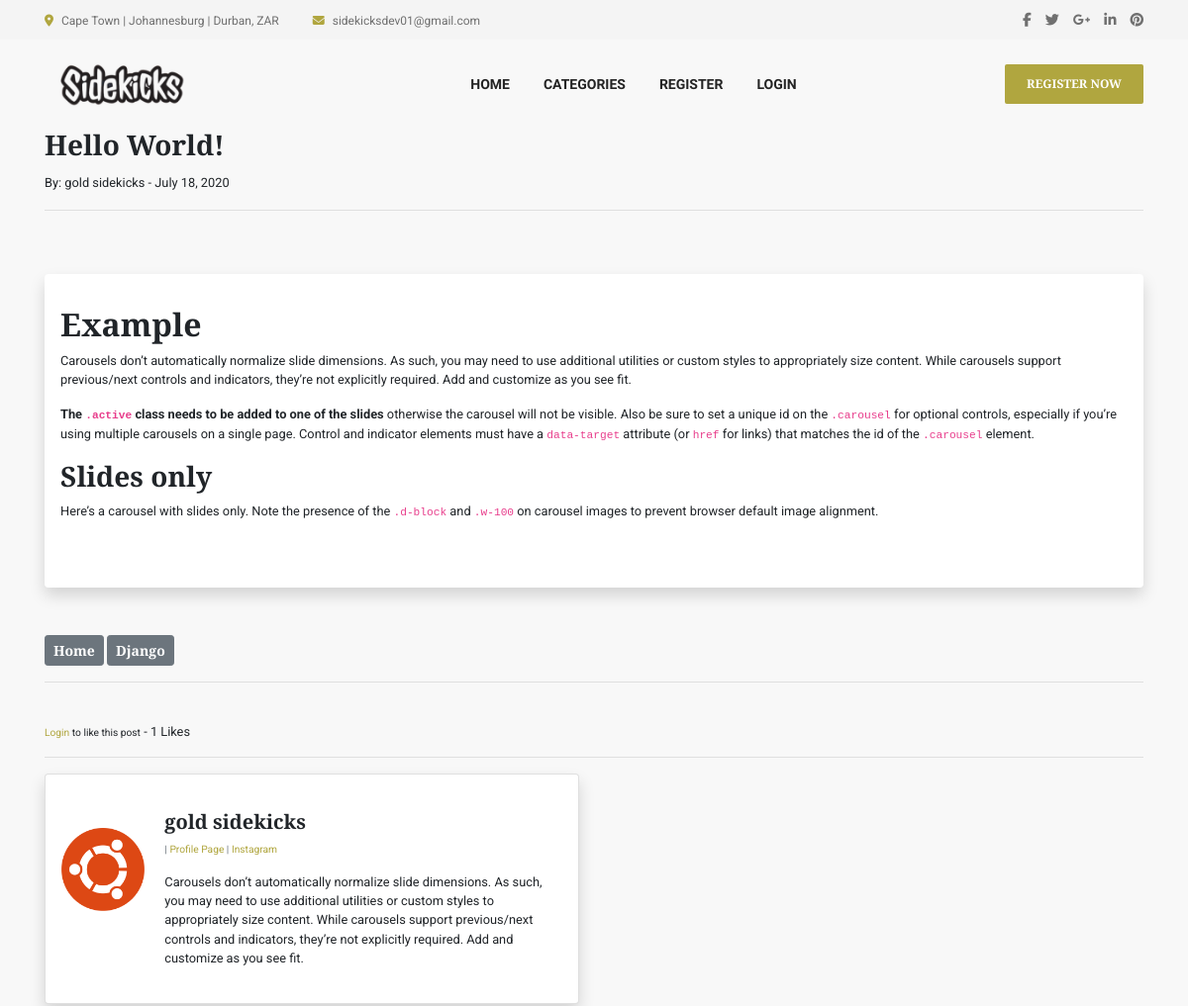
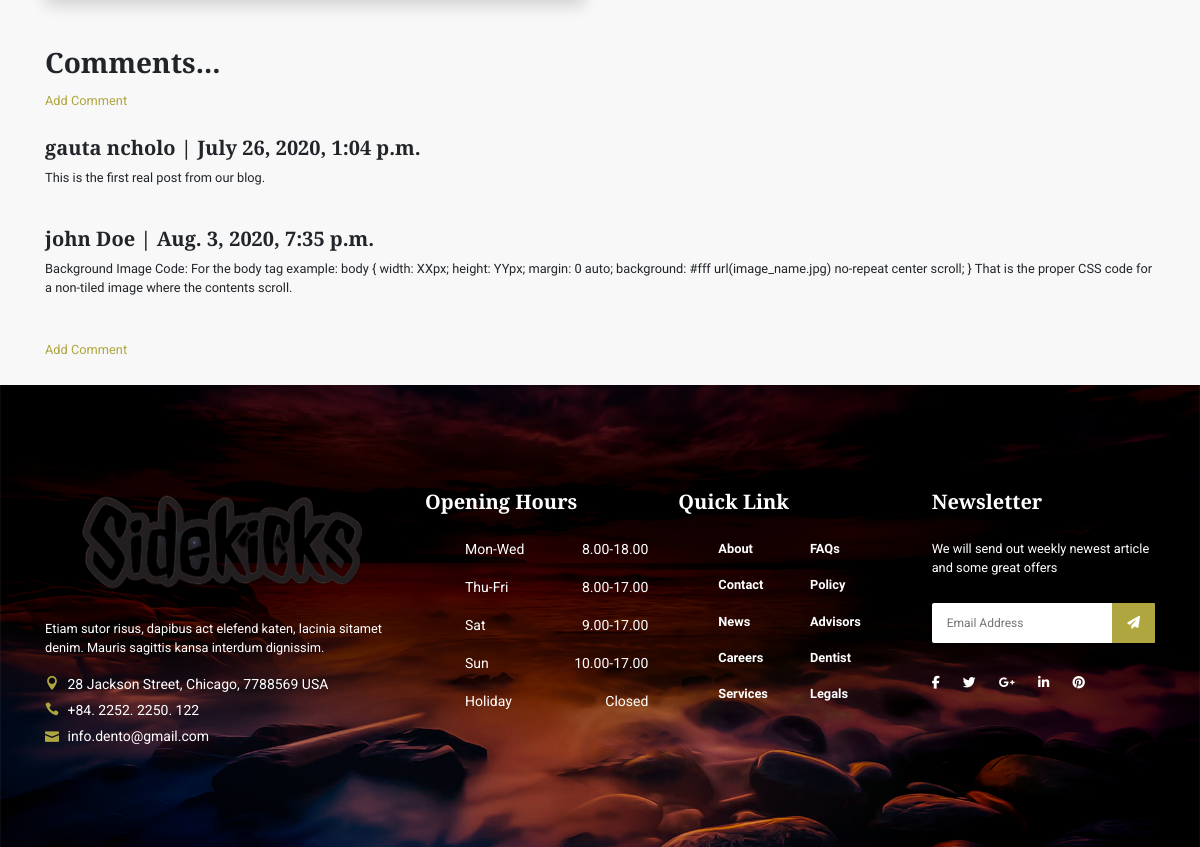
Screenshot of /article/56 with the database file from the repository (2 pictures, top to bottom).
### myblog/models.py (models this page shows, shortened)
class Post(models.Model):
    title = models.CharField(max_length=255)
    header_image = models.ImageField(null=True, blank=True, upload_to="images/")
    title_tag = models.CharField(max_length=255)
    author = models.ForeignKey(User, on_delete=models.CASCADE)
    body = RichTextField(blank=True, null=True)
    post_date = models.DateField(auto_now_add=True)
    category = models.CharField(max_length=255, default='coding')
    snippet = models.CharField(max_length=255, null=True, blank=True)
    likes = models.ManyToManyField(User, related_name="blog_posts")
    def total_likes(self):
        return self.likes.count()

class Profile(models.Model):
    user = models.OneToOneField(User, null=True, on_delete=models.CASCADE)
    bio = models.TextField()
    profile_pic = models.ImageField(null=True, blank=True, upload_to="images/profile/")
    website_url = models.CharField(max_length=255, null=True, blank=True)
    instagram_url = models.CharField(max_length=255, null=True, blank=True)
    facebook_url = models.CharField(max_length=255, null=True, blank=True)
    twitter_url = models.CharField(max_length=255, null=True, blank=True)
    pintrerest_url = models.CharField(max_length=255, null=True, blank=True)
    youtube_url = models.CharField(max_length=255, null=True, blank=True)

class Comment(models.Model):
    post = models.ForeignKey(Post, related_name="comments", on_delete=models.CASCADE)
    name = models.CharField(max_length=255)
    body = models.TextField()
    date_added = models.DateTimeField(auto_now_add=True)

### myblog/views.py (the view)
# urls.py: path('article/<int:pk>', ArticleDetailView.as_view(), name="article-detail"),
class ArticleDetailView(DetailView):
    model = Post
    template_name = 'article_details.html'
    def get_context_data(self, *args, **kwargs):
        cat_menu = Category.objects.all()
        context = super(ArticleDetailView, self).get_context_data( *args, **kwargs)
        stuff = get_object_or_404(Post, id=self.kwargs['pk'])
        total_likes = stuff.total_likes()
        liked = False
        if stuff.likes.filter(id=self.request.user.id).exists():
            liked = True
        context["cat_menu"] = cat_menu
        context["total_likes"] = total_likes
        context["liked"] = liked
        return context

### myblog/templates/article_details.html (shortened to what this page needs)
{% extends 'base.html' %}
{% load static %}
{% block content %}
<h3 class="userid">{{ post.title }}</h3>
<small>By:
  {{ post.author.first_name }}
  {{ post.author.last_name }} -
  {{ post.post_date }}
<hr>
<br />
<br>
<div class="shadow p-3 mb-5 bg-white rounded">
  <p class="details">{{ post.body|safe }}</p>
</div>
<a href="{% url 'home' %}" class="btn btn-secondary btn-sm">Home</a>
<a href="{% url 'category' post.category|slugify %}" class="btn btn-secondary btn-sm">{{ post.category|title  }}</a>
<br>
<hr>
<br>
<form action="{% url 'like_post' post.pk %}" method="POST">
  {% if user.is_authenticated %}
  {% if liked %}
  <button type="submit" , name="post_id" , value="{{ post.id }}" , class="btn btn-danger btn-sm">Unlike</button>
  {% else %}
  <button type="submit" , name="post_id" , value="{{ post.id }}" , class="btn btn-primary btn-sm">Like</button>
  {% endif %}
  {% else %}
  <small><a href="{% url 'login' %}">Login</a> to like this post</small>
  {% endif %}
  - {{ total_likes }} Likes
</form>
<hr>
<div class="card mb-3 shadow p-3 mb-5 bg-white rounded" style="max-width: 540px;">
  <div class="row no-gutters">
    <div class="col-md-2">
      <br><br>
      {% if post.author.profile.profile_pic %}
      <img src="{{ post.author.profile.profile_pic.url }}" class="card-img userpic">
      {% else %}
      <img src="{% static 'myblog/images/img01.png'%}" class="card-img userpic">
      {% endif %}
    </div>
    <div class="col-md-10">
      <div class="card-body">
        <h5 class="userid">
          {{ post.author.first_name }}
          {{ post.author.last_name }}
        </h5>
        <p class="small text-muted">
          | <a href="{% url 'show_profile_page' post.author.profile.id %}">Profile Page</a>
          {% if post.author.profile.instagram_url %}
          | <a href="{{ post.author.profile.instagram_url }}">Instagram</a>
          {% endif %}
        </p>
        {% if  post.author.profile.bio %}
        <p class="card-text">{{ post.author.profile.bio }}</p>
        {% else %}
        <p class="card-text">Working on my bio...</p>
        {% endif %}
      </div>
    </div>
  </div>
</div>
<H3 class="userid">Comments...</H3>
{% if not post.comments.all %}
<p>No Comments Yet...<a href="{% url 'add_comment' post.pk %}">Add One</a>
  <br><br></p>
{% else %}
<a href="{% url 'add_comment' post.pk %}">Add Comment</a>
<br><br>
{% for comment in post.comments.all %}
<strong>
  <h5 class="userid">
    {{ comment.name }} |
    {{ comment.date_added }}
  </h5>
</strong>
<p class="snip">{{ comment.body }}</p>
<br>
{% endfor %}
<a href="{% url 'add_comment' post.pk %}">Add Comment</a>
{% endif %}
<br><br>
{% endblock %}

### myblog/templates/base.html (shortened to what this page needs)
{% load static %}
<!doctype html>
<html lang="en">
<head>
  <link rel="stylesheet" href="https://stackpath.bootstrapcdn.com/bootstrap/4.5.0/css/bootstrap.min.css"
>
  <link rel="stylesheet" href="{% static 'myblog/css/style.css' %}">
</head>
<body>
  <header class="header-area">
    <div class="top-header-area">
      <div class="container h-100">
        <div class="row h-100 align-items-center">
          <div class="col-6 col-md-9 col-lg-8">
            <div class="top-header-content">
              <a href="#" data-toggle="tooltip" data-placement="bottom" title="Cpt|Jhb|Dbn"><i
                  class="fa fa-map-marker"></i> <span>
                  Cape Town | Johannesburg | Durban, ZAR</span></a>
              <a href="#" data-toggle="tooltip" data-placement="bottom" title="info.dento@gmail.com"><i
                  class="fa fa-envelope"></i> <span>sidekicksdev01@gmail.com</span></a>
            </div>
          </div>
          <div class="col-6 col-md-3 col-lg-4">
            <div class="top-header-social-info text-right">
              <a href="https://www.facebook.com/gauta.ncholo" data-toggle="tooltip" data-placement="bottom"
                title="Facebook"><i class="fa fa-facebook"></i></a>
              <a href="#" data-toggle="tooltip" data-placement="bottom" title="Twitter"><i
                  class="fa fa-twitter"></i></a>
              <a href="#" data-toggle="tooltip" data-placement="bottom" title="Google Plus"><i
                  class="fa fa-google-plus"></i></a>
              <a href="#" data-toggle="tooltip" data-placement="bottom" title="Linkedin"><i
                  class="fa fa-linkedin"></i></a>
              <a href="#" data-toggle="tooltip" data-placement="bottom" title="Pinterest"><i
                  class="fa fa-pinterest"></i></a>
            </div>
          </div>
        </div>
      </div>
    </div>
    <div class="main-header-area">
      <div class="classy-nav-container breakpoint-off">
        <div class="container">
          <nav class="classy-navbar justify-content-between" id="dentoNav">
            <a class="nav-brand" href="{% url 'home' %}"><img src="{% static 'myblog/images/side0.png' %}" alt=""></a>
            <div class="classy-menu">
              <div class="classynav">
                <ul id="nav">
                  <li><a href="{% url 'home' %}">home</a></li>
                  <li><a href="{% url 'category-list' %}">Categories</a></li>
                  {% if user.is_authenticated %}
                  <li><a href="{% url 'add_category' %}">Add Category</a></li>
                  <li><a href="{% url 'logout' %}">Logout</a></li>
                  <li><a href="#">Profile</a>
                    <ul class="dropdown">
                      <li><a href="{% url 'edit_profile' %}">Profile Settings</a></li>
                      {% if  user.profile.id %}
                      <li><a href="{% url 'edit_profile_page' user.profile.id %}">Edit Profile</a></li>
                      <li><a href="{% url 'show_profile_page' user.profile.id %}">Profile</a></li>
                      {% else %}
                      <li><a href="{% url 'create_profile_page' %}">Create Profile</a></li>
                      {% endif %}
                    </ul>
                  </li>
                  {% else %}
                  <li><a href="{% url 'register' %}">Register</a></li>
                  <li><a href="{% url 'login' %}">Login</a></li>
                  {% endif %}
                </ul>
              </div>
            </div>
            {% if user.is_authenticated %}
            <a href="{% url 'add_post' %}" class="btn dento-btn booking-btn">Add Post</a>
            {% else %}
            <a href="{% url 'register' %}" class="btn dento-btn booking-btn">Register Now</a>
            {% endif %}
          </nav>
        </div>
      </div>
    </div>
  </header>
  <div class="container">
    {% block content %}
    {% endblock %}
  </div>
  <footer class="footer-area bg-img bg-gradient-overlay"
    style="background-image: url({% static 'myblog/images/bg.png'%});">
    <div class="container">
      <div class="row">
        <div class="col-12 col-sm-6 col-lg-4">
          <div class="single-footer-widget">
            <a href="{% url 'home' %}" class="d-block mb-4"><img src="{% static 'myblog/images/side0.png' %}"
                alt=""></a>
            <p>Etiam sutor risus, dapibus act elefend katen, lacinia sitamet denim. Mauris sagittis kansa interdum
              dignissim.</p>
            <div class="footer-contact">
              <p><i class="icon_pin"></i> 28 Jackson Street, Chicago, 7788569 USA</p>
              <p><i class="icon_phone"></i> +84. 2252. 2250. 122</p>
              <p><i class="icon_mail"></i> info.dento@gmail.com</p>
            </div>
          </div>
        </div>
        <div class="col-12 col-sm-6 col-lg">
          <div class="single-footer-widget">
            <h5 class="widget-title">Opening Hours</h5>
            <ul class="opening-hours">
              <li><span>Mon-Wed</span> <span>8.00-18.00</span></li>
              <li><span>Thu-Fri</span> <span>8.00-17.00</span></li>
              <li><span>Sat</span> <span>9.00-17.00</span></li>
              <li><span>Sun</span> <span>10.00-17.00</span></li>
              <li><span>Holiday</span> <span>Closed</span></li>
            </ul>
          </div>
        </div>
        <div class="col-12 col-sm-6 col-lg">
          <div class="single-footer-widget">
            <h5 class="widget-title">Quick Link</h5>
            <nav>
              <ul class="quick-links">
                <li><a href="{% url 'home' %}">About</a></li>
                <li><a href="#">FAQs</a></li>
                <li><a href="{% url 'home' %}">Contact</a></li>
                <li><a href="#">Policy</a></li>
                <li><a href="#">News</a></li>
                <li><a href="#">Advisors</a></li>
                <li><a href="#">Careers</a></li>
                <li><a href="#">Dentist</a></li>
                <li><a href="{% url 'home' %}">Services</a></li>
                <li><a href="#">Legals</a></li>
              </ul>
            </nav>
          </div>
        </div>
        <div class="col-12 col-sm-6 col-lg">
          <div class="single-footer-widget">
            <h5 class="widget-title">Newsletter</h5>
            <p>We will send out weekly newest article and some great offers</p>
            <div class="footer-newsletter-form">
              <form action="#" method="post">
                <input type="email" name="nl-email" value="" placeholder="Email Address">
                <button type="submit"><i class="fa fa-paper-plane" aria-hidden="true"></i></button>
              </form>
            </div>
            <div class="footer-social-info">
              <a href="https://www.facebook.com/gauta.ncholo" data-toggle="tooltip" data-placement="top"
                title="Facebook"><i class="fa fa-facebook"></i></a>
              <a href="#" data-toggle="tooltip" data-placement="top" title="Twitter"><i class="fa fa-twitter"></i></a>
              <a href="#" data-toggle="tooltip" data-placement="top" title="Google Plus"><i
                  class="fa fa-google-plus"></i></a>
              <a href="#" data-toggle="tooltip" data-placement="top" title="Linkedin"><i class="fa fa-linkedin"></i></a>
              <a href="#" data-toggle="tooltip" data-placement="top" title="Pinterest"><i
                  class="fa fa-pinterest"></i></a>
            </div>
          </div>
        </div>
      </div>
    </div>
  </footer>
</body>
</html>

### static/myblog/css/style.css (style rules this page uses)
h2, h3, h5 { font-family: 'Zilla Slab', serif; font-weight: 600; }
.snip { font-family: 'Nanum Myeongjo', serif; }
.btn { font-family: 'Zilla Slab', serif; font-weight: 600; }
nav { font-family: 'Nanum Myeongjo', serif; font-weight: 600; }
a { color: #b0a63f; }
body { background-color: #f8f8f8; }
.dento-btn { position: relative; z-index: 1; min-width: 170px; height: 46px; line-height: 42px; font-size: 14px; font-weight: 600; display: inline-block; padding: 0 20px; text-align: center; text-transform: uppercase; color: #ffffff; border-radius: 2px; background-color: #b0a63f; -webkit-transition: all 500ms; -o-transition: all 500ms; transition: all 500ms; border: 2px solid #b0a63f; }
.dento-btn.booking-btn { color: #ffffff !important; font-weight: 600; min-width: 140px; height: 40px; line-height: 36px; font-size: 12px; }
.header-area { position: relative; z-index: 599; width: 100%; -webkit-transition-duration: 500ms; -o-transition-duration: 500ms; transition-duration: 500ms; }
.top-header-area { position: relative; z-index: 1; height: 40px; background-color: #f4f4f4; }
.top-header-area .top-header-content a { display: inline-block; font-size: 12px; color: #707070; }
.top-header-area .top-header-content a i { color: #b0a63f; margin-right: 5px; }
.top-header-area .top-header-content a:last-child { margin-left: 30px; }
.top-header-area .top-header-social-info a { color: #707070; display: inline-block; font-size: 14px; margin-left: 10px; }
.classy-nav-container .classy-navbar .nav-brand { max-width: 150px; }
.classy-nav-container { background-color: transparent; }
.classy-nav-container .classy-navbar { height: 90px; padding: 0; }
.classy-nav-container .classy-navbar .classynav ul li a { padding: 0 15px; font-weight: 600; font-size: 14px; text-transform: uppercase; }
.footer-area { position: relative; z-index: 1; padding-top: 100px; }
.single-footer-widget { position: relative; z-index: 1; margin-bottom: 100px; }
.single-footer-widget .widget-title { color: #ffffff; margin-top: 5px; margin-bottom: 25px; display: block; }
.single-footer-widget p { color: #ffffff; }
.single-footer-widget .footer-contact { position: relative; z-index: 1; }
.single-footer-widget .footer-contact p { margin-bottom: 5px; font-size: 14px; }
.single-footer-widget .footer-contact p i { display: inline-block; margin-right: 5px; color: #b0a63f; }
.single-footer-widget .footer-contact p:last-child { margin-bottom: 0; }
.single-footer-widget .opening-hours { position: relative; z-index: 1; }
.single-footer-widget .opening-hours li { display: -webkit-box; display: -ms-flexbox; display: flex; -webkit-box-pack: justify; -ms-flex-pack: justify; justify-content: space-between; color: #ffffff; margin-bottom: 17px; font-size: 14px; }
.single-footer-widget .opening-hours li:last-child { margin-bottom: 0; }
.single-footer-widget .quick-links { position: relative; z-index: 1; display: -webkit-box; display: -ms-flexbox; display: flex; -webkit-box-pack: justify; -ms-flex-pack: justify; justify-content: space-between; -ms-flex-wrap: wrap; flex-wrap: wrap; }
.single-footer-widget .quick-links li { -webkit-box-flex: 0; -ms-flex: 0 0 50%; flex: 0 0 50%; max-width: 50%; width: 50%; }
.single-footer-widget .quick-links li a { color: #ffffff; margin-bottom: 17px; display: block; }
.single-footer-widget .quick-links li:last-child a { margin-bottom: 0; }
.single-footer-widget .footer-newsletter-form { position: relative; z-index: 1; margin-bottom: 30px; margin-top: 25px; }
.single-footer-widget .footer-newsletter-form input { width: 100%; height: 40px; background-color: #ffffff; border-radius: 2px; border: none; font-size: 12px; padding: 0 15px; }
.single-footer-widget .footer-newsletter-form button { width: auto; padding: 0 15px; background-color: #b0a63f; color: #ffffff; border: none; border-radius: 0 2px 2px 0; line-height: 40px; height: 40px; cursor: pointer; position: absolute; top: 0; right: 0; z-index: 10; -webkit-transition-duration: 500ms; -o-transition-duration: 500ms; transition-duration: 500ms; }
.single-footer-widget .footer-social-info a { display: inline-block; color: #ffffff; margin-right: 20px; }

### rows the page displays
Post: title "Hello World!", author.first_name "gold", author.last_name "sidekicks", post_date "July 18, 2020", body "Example Carousels don’t automatically normalize slide dimensions. As such, you may need to use additional utilities or custom styles to appropriately size content. While carousels support previous/next controls and indicators, they’re not explicitly required. Add and customize as you see fit. The .active class needs to be added to one of the slides otherwise the carousel will not be visible. Also be sure to set a unique id on the .carousel for optional controls, especially if you’re using multiple carousels on a single page. Control and indicator elements must have a data-target attribute (or href for links) that matches the id of the .carousel element. Slides only Here’s a carousel with…", category "Django", author.profile.profile_pic (picture), author.profile.bio "Carousels don’t automatically normalize slide dimensions. As such, you may need to use additional utilities or custom styles to appropriately size content. While carousels support previous/next controls and indicators, they’re not explicitly required. Add and customize as you see fit."
Comment: name "gauta ncholo", date_added "July 26, 2020, 1:04 p.m.", body "This is the first real post from our blog."
Comment: name "john Doe", date_added "Aug. 3, 2020, 7:35 p.m.", body "Background Image Code: For the body tag example: body { width: XXpx; height: YYpx; margin: 0 auto; background: #fff url(image_name.jpg) no-repeat center scroll; } That is the proper CSS code for a non-tiled image where the contents scroll."

### other values shown
{{ total_likes }} "1"
